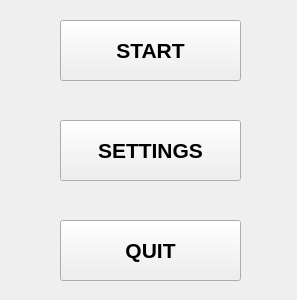
<?xml version="1.0" encoding="UTF-8"?>
<ui version="4.0">
 <class>Menu</class>
 <widget class="QWidget" name="Menu">
  <property name="geometry">
   <rect>
    <x>0</x>
    <y>0</y>
    <width>297</width>
    <height>300</height>
   </rect>
  </property>
  <property name="windowTitle">
   <string>Form</string>
  </property>
  <widget class="QPushButton" name="startButton">
   <property name="geometry">
    <rect>
     <x>60</x>
     <y>20</y>
     <width>181</width>
     <height>61</height>
    </rect>
   </property>
   <property name="font">
    <font>
     <pointsize>16</pointsize>
     <weight>75</weight>
     <bold>true</bold>
    </font>
   </property>
   <property name="text">
    <string>START</string>
   </property>
  </widget>
  <widget class="QPushButton" name="settingsButton">
   <property name="geometry">
    <rect>
     <x>60</x>
     <y>120</y>
     <width>181</width>
     <height>61</height>
    </rect>
   </property>
   <property name="font">
    <font>
     <pointsize>16</pointsize>
     <weight>75</weight>
     <bold>true</bold>
    </font>
   </property>
   <property name="text">
    <string>SETTINGS</string>
   </property>
  </widget>
  <widget class="QPushButton" name="quitButton">
   <property name="geometry">
    <rect>
     <x>60</x>
     <y>220</y>
     <width>181</width>
     <height>61</height>
    </rect>
   </property>
   <property name="font">
    <font>
     <pointsize>16</pointsize>
     <weight>75</weight>
     <bold>true</bold>
    </font>
   </property>
   <property name="text">
    <string>QUIT</string>
   </property>
  </widget>
 </widget>
 <resources/>
 <connections/>
</ui>
